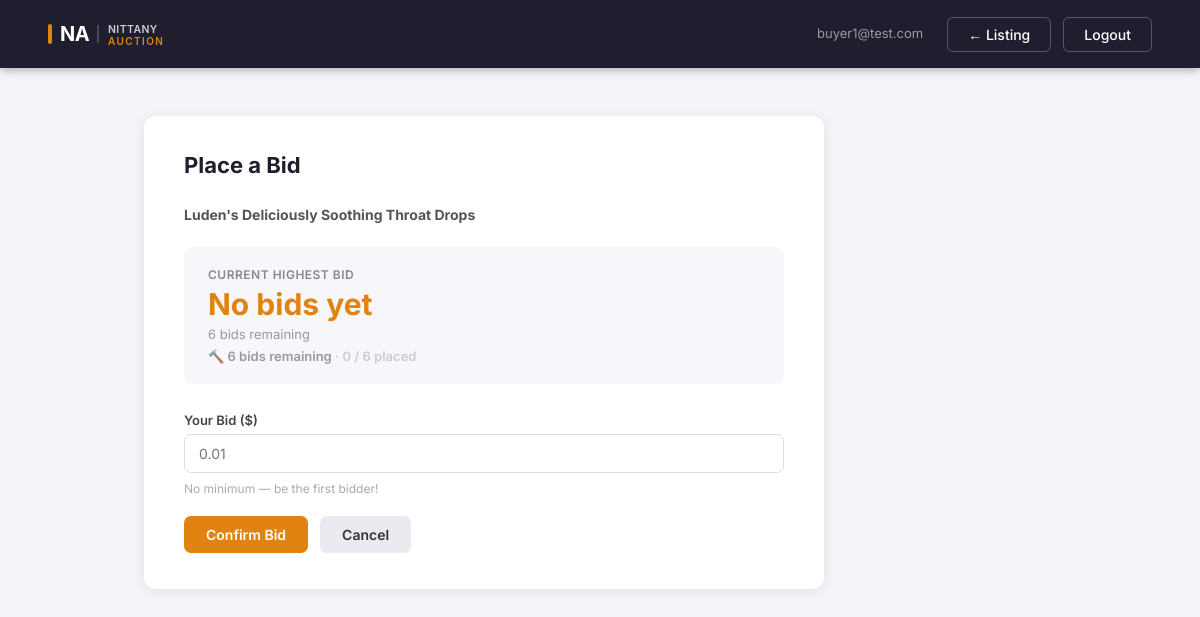
/bidder/listings/711/bid (signed in), run on an earlier commit of the app's database.
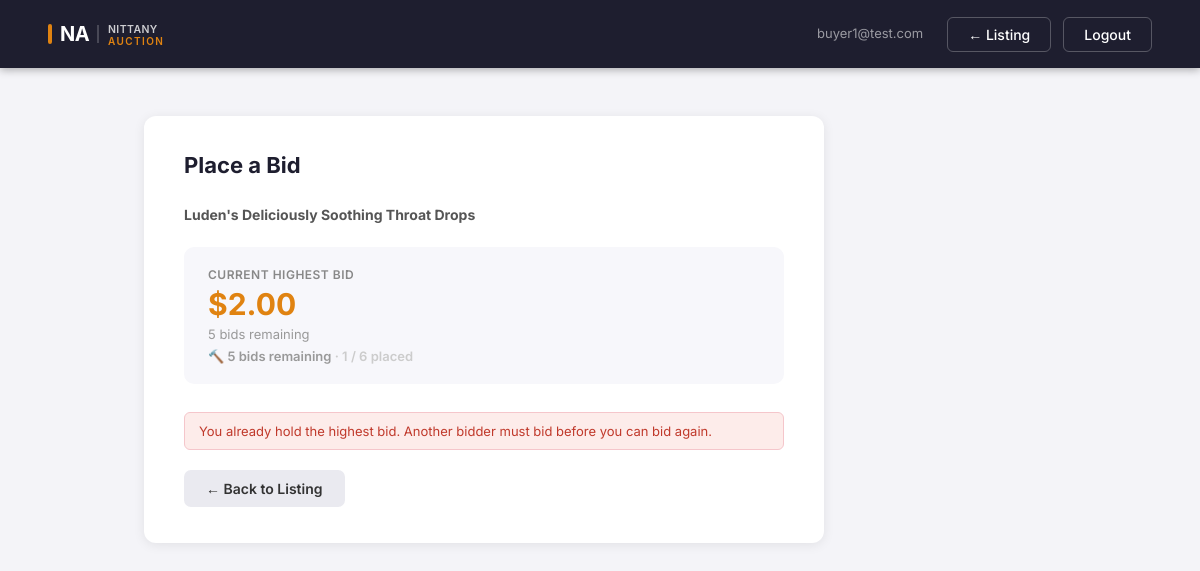
And on a later commit of the database.
### tables this page shows
CREATE TABLE listings (
            listing_id        INTEGER PRIMARY KEY AUTOINCREMENT,
            seller_email      TEXT NOT NULL,
            title             TEXT NOT NULL,
            description       TEXT,
            condition         TEXT,
            category_id       INTEGER,
            reserve_price     REAL NOT NULL,
            auction_stop_time DATETIME NOT NULL,
            status            TEXT DEFAULT 'active',
            removal_reason    TEXT,
            max_bids          INTEGER DEFAULT 0,
            created_at        DATETIME DEFAULT CURRENT_TIMESTAMP
        , promoted INTEGER DEFAULT 0, promoted_at DATETIME, promotion_fee REAL, remaining_bids_at_removal INTEGER);

CREATE TABLE bids (
            bid_id        INTEGER PRIMARY KEY AUTOINCREMENT,
            listing_id    INTEGER NOT NULL,
            bidder_email  TEXT NOT NULL,
            bid_amount    REAL NOT NULL,
            bid_time      DATETIME DEFAULT CURRENT_TIMESTAMP
        );

### app.py (the view, shortened to what this page needs)
@app.route("/bidder/listings/<int:listing_id>/bid", methods=["GET", "POST"])
def bidder_bid(listing_id):
    guard = role_required("buyer")
    if guard:
        return guard
    email = session["email"]
    now = datetime.now().strftime("%Y-%m-%dT%H:%M")
    with sqlite3.connect("nittanyauction.db") as conn:
        conn.row_factory = sqlite3.Row
        listing = conn.execute(
            "SELECT * FROM listings WHERE listing_id = ? AND status = 'active'", (listing_id,)
        ).fetchone()
        bid_count = conn.execute(
            "SELECT COUNT(*) FROM bids WHERE listing_id = ?", (listing_id,)
        ).fetchone()[0] if listing else 0
        if not listing or bid_count >= listing["max_bids"]:
            flash("This auction is not available for bidding.", "error")
            return redirect(f"/bidder/listings/{listing_id}")
        top_bid = conn.execute(
            "SELECT MAX(bid_amount) FROM bids WHERE listing_id = ?", (listing_id,)
        ).fetchone()[0]
        last_bidder = conn.execute(
            "SELECT bidder_email FROM bids WHERE listing_id = ? ORDER BY bid_id DESC LIMIT 1", (listing_id,)
        ).fetchone()
        is_last_bidder = last_bidder and last_bidder["bidder_email"] == email
        remaining = listing["max_bids"] - bid_count
        min_bid = (top_bid + 1.00) if top_bid is not None else 0.01
    return render_template("bidder_bid.html",
                           email=email,
                           listing=listing,
                           top_bid=top_bid,
                           min_bid=min_bid,
                           bid_count=bid_count,
                           remaining=remaining,
                           is_last_bidder=is_last_bidder)

### app.py (called while the page is built)
def role_required(role):
    if session.get("role") != role:
        flash(f"Please log in as {role} to access that page.", "error")
        return redirect("/login")
    return None

### templates/bidder_bid.html (shortened to what this page needs)
<!DOCTYPE html>
<html>
<head>
    <link rel="stylesheet" href="{{ url_for('static', filename='style.css') }}">
</head>
<body>
    <nav class="first-navbar">
        <a href="/dashboard"><img src="{{ url_for('static', filename='logo.svg') }}" alt="NittanyAuction" height="36"></a>
        <div class="nav-links">
            <span class="nav-user">{{ email }}</span>
            <a href="/bidder/listings/{{ listing['listing_id'] }}">← Listing</a>
            <a href="/logout">Logout</a>
        </div>
    </nav>
    <div class="seller-content">
        <div class="form-card">
            <h2>Place a Bid</h2>
            <p style="font-size:14px; color:#555; margin-bottom:24px;">
                <strong>{{ listing['title'] }}</strong>
            </p>
            <div class="bid-box" style="margin-bottom:28px;">
                <div class="bid-box-label">Current Highest Bid</div>
                <div class="bid-box-amount">
                    {% if top_bid %}${{ "%.2f"|format(top_bid) }}{% else %}No bids yet{% endif %}
                </div>
                <div class="bid-box-sub">{{ listing['max_bids'] - bid_count }} bid{{ 's' if (listing['max_bids'] - bid_count) != 1 }} remaining</div>
                <div class="bid-box-sub" style="margin-top:6px; font-weight:600;">
                    🔨 {{ remaining }} bid{{ 's' if remaining != 1 }} remaining
                    <span style="color:#ccc;"> · {{ bid_count }} / {{ listing['max_bids'] }} placed</span>
                </div>
            </div>
            {% if is_last_bidder %}
            <div class="flash-error" style="margin-bottom:20px;">
                You already hold the highest bid. Another bidder must bid before you can bid again.
            </div>
            <div class="form-actions">
                <a href="/bidder/listings/{{ listing['listing_id'] }}" class="btn-secondary">← Back to Listing</a>
            </div>
            {% else %}
            <form method="POST" action="/bidder/listings/{{ listing['listing_id'] }}/bid">
                <div class="form-group">
                    <label for="bid_amount">Your Bid ($)</label>
                    <input type="number" id="bid_amount" name="bid_amount"
                           step="0.01" min="{{ '%.2f'|format(min_bid) }}"
                           placeholder="{{ '%.2f'|format(min_bid) }}" required autofocus>
                    <span style="font-size:12px; color:#aaa; margin-top:2px;">
                        {% if top_bid %}Minimum: ${{ "%.2f"|format(min_bid) }} (must be at least $1 higher than current bid)
                        {% else %}No minimum — be the first bidder!{% endif %}
                    </span>
                </div>
                <div class="form-actions">
                    <button type="submit" class="btn-primary">Confirm Bid</button>
                    <a href="/bidder/listings/{{ listing['listing_id'] }}" class="btn-secondary">Cancel</a>
                </div>
            </form>
            {% endif %}
        </div>
    </div>
</body>
</html>

What changed in the data, as far as the page shows it:
added bids: bidder_email "buyer1@test.com"
computed for listings "Luden's Deliciously Soothing Throat Drops": listing['max_bids']-bid_count "6" → "5"
Also different on the page:
{{ "%.2f"|format(top_bid) }}: (not shown) → "2.00"
{{ remaining }}: "6" → "5"
{{ bid_count }}: "0" → "1"
{{ email }}: "buyer1@test.com" → (not shown)
form field bid_amount: "0.01" → (not shown)
text no longer shown: "No bids yet Your Bid ($) No minimum — be the first bidder! Confirm Bid Cancel"
text now shown: "$ You already hold the highest bid. Another bidder must bid before you can bid again. ← Back to Listing"
